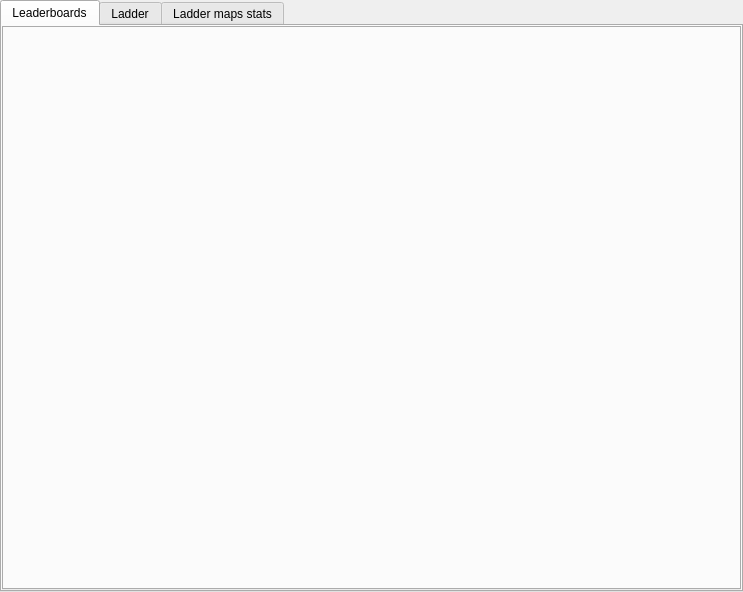
<?xml version="1.0" encoding="UTF-8"?>
<ui version="4.0">
 <class>topTabs</class>
 <widget class="QTabWidget" name="topTabs">
  <property name="geometry">
   <rect>
    <x>0</x>
    <y>0</y>
    <width>743</width>
    <height>592</height>
   </rect>
  </property>
  <property name="windowTitle">
   <string>TabWidget</string>
  </property>
  <property name="currentIndex">
   <number>0</number>
  </property>
  <widget class="QWidget" name="leaderboardsTab">
   <attribute name="title">
    <string>Leaderboards</string>
   </attribute>
   <layout class="QGridLayout" name="gridLayout_21">
    <property name="leftMargin">
     <number>0</number>
    </property>
    <property name="topMargin">
     <number>0</number>
    </property>
    <property name="rightMargin">
     <number>0</number>
    </property>
    <property name="bottomMargin">
     <number>0</number>
    </property>
    <item row="0" column="0">
     <widget class="QTabWidget" name="leaderboards">
      <property name="currentIndex">
       <number>-1</number>
      </property>
     </widget>
    </item>
   </layout>
  </widget>
  <widget class="QWidget" name="ladderTab">
   <attribute name="title">
    <string>Ladder</string>
   </attribute>
   <layout class="QGridLayout" name="gridLayout">
    <property name="leftMargin">
     <number>0</number>
    </property>
    <property name="topMargin">
     <number>0</number>
    </property>
    <property name="rightMargin">
     <number>0</number>
    </property>
    <property name="bottomMargin">
     <number>0</number>
    </property>
    <item row="0" column="0">
     <widget class="QTabWidget" name="leagues">
      <property name="currentIndex">
       <number>0</number>
      </property>
      <widget class="QWidget" name="tab1">
       <attribute name="title">
        <string>Scouts</string>
       </attribute>
       <layout class="QGridLayout" name="gridLayout_3">
        <property name="leftMargin">
         <number>0</number>
        </property>
        <property name="topMargin">
         <number>0</number>
        </property>
        <property name="rightMargin">
         <number>0</number>
        </property>
        <property name="bottomMargin">
         <number>0</number>
        </property>
        <property name="spacing">
         <number>0</number>
        </property>
        <item row="0" column="0">
         <widget class="QTabWidget" name="league0">
          <property name="currentIndex">
           <number>0</number>
          </property>
          <widget class="QWidget" name="tab_10">
           <attribute name="title">
            <string>All</string>
           </attribute>
           <layout class="QGridLayout" name="gridLayout_8">
            <property name="leftMargin">
             <number>0</number>
            </property>
            <property name="topMargin">
             <number>0</number>
            </property>
            <property name="rightMargin">
             <number>0</number>
            </property>
            <property name="bottomMargin">
             <number>0</number>
            </property>
           </layout>
          </widget>
          <widget class="QWidget" name="tab_11">
           <attribute name="title">
            <string>Divisions</string>
           </attribute>
           <layout class="QGridLayout" name="gridLayout_9">
            <property name="leftMargin">
             <number>0</number>
            </property>
            <property name="topMargin">
             <number>0</number>
            </property>
            <property name="rightMargin">
             <number>0</number>
            </property>
            <property name="bottomMargin">
             <number>0</number>
            </property>
           </layout>
          </widget>
         </widget>
        </item>
       </layout>
      </widget>
      <widget class="QWidget" name="tab2">
       <attribute name="title">
        <string>Tech 1</string>
       </attribute>
       <layout class="QGridLayout" name="gridLayout_7">
        <property name="leftMargin">
         <number>0</number>
        </property>
        <property name="topMargin">
         <number>0</number>
        </property>
        <property name="rightMargin">
         <number>0</number>
        </property>
        <property name="bottomMargin">
         <number>0</number>
        </property>
        <property name="spacing">
         <number>0</number>
        </property>
        <item row="0" column="0">
         <widget class="QTabWidget" name="league1">
          <property name="currentIndex">
           <number>0</number>
          </property>
          <widget class="QWidget" name="tab_12">
           <attribute name="title">
            <string>All</string>
           </attribute>
           <layout class="QGridLayout" name="gridLayout_17">
            <property name="leftMargin">
             <number>0</number>
            </property>
            <property name="topMargin">
             <number>0</number>
            </property>
            <property name="rightMargin">
             <number>0</number>
            </property>
            <property name="bottomMargin">
             <number>0</number>
            </property>
           </layout>
          </widget>
          <widget class="QWidget" name="tab_13">
           <attribute name="title">
            <string>Divisions</string>
           </attribute>
           <layout class="QGridLayout" name="gridLayout_16">
            <property name="leftMargin">
             <number>0</number>
            </property>
            <property name="topMargin">
             <number>0</number>
            </property>
            <property name="rightMargin">
             <number>0</number>
            </property>
            <property name="bottomMargin">
             <number>0</number>
            </property>
           </layout>
          </widget>
         </widget>
        </item>
       </layout>
      </widget>
      <widget class="QWidget" name="tab3">
       <attribute name="title">
        <string>Tech 2</string>
       </attribute>
       <layout class="QGridLayout" name="gridLayout_6">
        <property name="leftMargin">
         <number>0</number>
        </property>
        <property name="topMargin">
         <number>0</number>
        </property>
        <property name="rightMargin">
         <number>0</number>
        </property>
        <property name="bottomMargin">
         <number>0</number>
        </property>
        <property name="spacing">
         <number>0</number>
        </property>
        <item row="0" column="0">
         <widget class="QTabWidget" name="league2">
          <property name="currentIndex">
           <number>0</number>
          </property>
          <widget class="QWidget" name="tab_14">
           <attribute name="title">
            <string>All</string>
           </attribute>
           <layout class="QGridLayout" name="gridLayout_15">
            <property name="leftMargin">
             <number>0</number>
            </property>
            <property name="topMargin">
             <number>0</number>
            </property>
            <property name="rightMargin">
             <number>0</number>
            </property>
            <property name="bottomMargin">
             <number>0</number>
            </property>
           </layout>
          </widget>
          <widget class="QWidget" name="tab_15">
           <attribute name="title">
            <string>Divisions</string>
           </attribute>
           <layout class="QGridLayout" name="gridLayout_14">
            <property name="leftMargin">
             <number>0</number>
            </property>
            <property name="topMargin">
             <number>0</number>
            </property>
            <property name="rightMargin">
             <number>0</number>
            </property>
            <property name="bottomMargin">
             <number>0</number>
            </property>
           </layout>
          </widget>
         </widget>
        </item>
       </layout>
      </widget>
      <widget class="QWidget" name="tab4">
       <attribute name="title">
        <string>Tech 3</string>
       </attribute>
       <layout class="QGridLayout" name="gridLayout_5">
        <property name="leftMargin">
         <number>0</number>
        </property>
        <property name="topMargin">
         <number>0</number>
        </property>
        <property name="rightMargin">
         <number>0</number>
        </property>
        <property name="bottomMargin">
         <number>0</number>
        </property>
        <property name="spacing">
         <number>0</number>
        </property>
        <item row="0" column="0">
         <widget class="QTabWidget" name="league3">
          <property name="currentIndex">
           <number>0</number>
          </property>
          <widget class="QWidget" name="tab_16">
           <attribute name="title">
            <string>All</string>
           </attribute>
           <layout class="QGridLayout" name="gridLayout_13">
            <property name="leftMargin">
             <number>0</number>
            </property>
            <property name="topMargin">
             <number>0</number>
            </property>
            <property name="rightMargin">
             <number>0</number>
            </property>
            <property name="bottomMargin">
             <number>0</number>
            </property>
           </layout>
          </widget>
          <widget class="QWidget" name="tab_17">
           <attribute name="title">
            <string>Divisions</string>
           </attribute>
           <layout class="QGridLayout" name="gridLayout_12">
            <property name="leftMargin">
             <number>0</number>
            </property>
            <property name="topMargin">
             <number>0</number>
            </property>
            <property name="rightMargin">
             <number>0</number>
            </property>
            <property name="bottomMargin">
             <number>0</number>
            </property>
           </layout>
          </widget>
         </widget>
        </item>
       </layout>
      </widget>
      <widget class="QWidget" name="tab5">
       <attribute name="title">
        <string>XPs</string>
       </attribute>
       <layout class="QGridLayout" name="gridLayout_4">
        <property name="leftMargin">
         <number>0</number>
        </property>
        <property name="topMargin">
         <number>0</number>
        </property>
        <property name="rightMargin">
         <number>0</number>
        </property>
        <property name="bottomMargin">
         <number>0</number>
        </property>
        <property name="spacing">
         <number>0</number>
        </property>
        <item row="0" column="0">
         <widget class="QTabWidget" name="league4">
          <property name="currentIndex">
           <number>0</number>
          </property>
          <widget class="QWidget" name="tab_18">
           <attribute name="title">
            <string>All</string>
           </attribute>
           <layout class="QGridLayout" name="gridLayout_11">
            <property name="leftMargin">
             <number>0</number>
            </property>
            <property name="topMargin">
             <number>0</number>
            </property>
            <property name="rightMargin">
             <number>0</number>
            </property>
            <property name="bottomMargin">
             <number>0</number>
            </property>
           </layout>
          </widget>
          <widget class="QWidget" name="tab_19">
           <attribute name="title">
            <string>Divisions</string>
           </attribute>
           <layout class="QGridLayout" name="gridLayout_10">
            <property name="leftMargin">
             <number>0</number>
            </property>
            <property name="topMargin">
             <number>0</number>
            </property>
            <property name="rightMargin">
             <number>0</number>
            </property>
            <property name="bottomMargin">
             <number>0</number>
            </property>
           </layout>
          </widget>
         </widget>
        </item>
       </layout>
      </widget>
      <widget class="QWidget" name="LadderRatings">
       <attribute name="title">
        <string>Ladder Ratings</string>
       </attribute>
       <layout class="QGridLayout" name="gridLayout_2">
        <property name="leftMargin">
         <number>0</number>
        </property>
        <property name="topMargin">
         <number>0</number>
        </property>
        <property name="rightMargin">
         <number>0</number>
        </property>
        <property name="bottomMargin">
         <number>0</number>
        </property>
       </layout>
      </widget>
     </widget>
    </item>
   </layout>
  </widget>
  <widget class="QWidget" name="laddermapTab">
   <attribute name="title">
    <string>Ladder maps stats</string>
   </attribute>
   <layout class="QGridLayout" name="gridLayout_18"/>
  </widget>
 </widget>
 <resources/>
 <connections/>
</ui>
